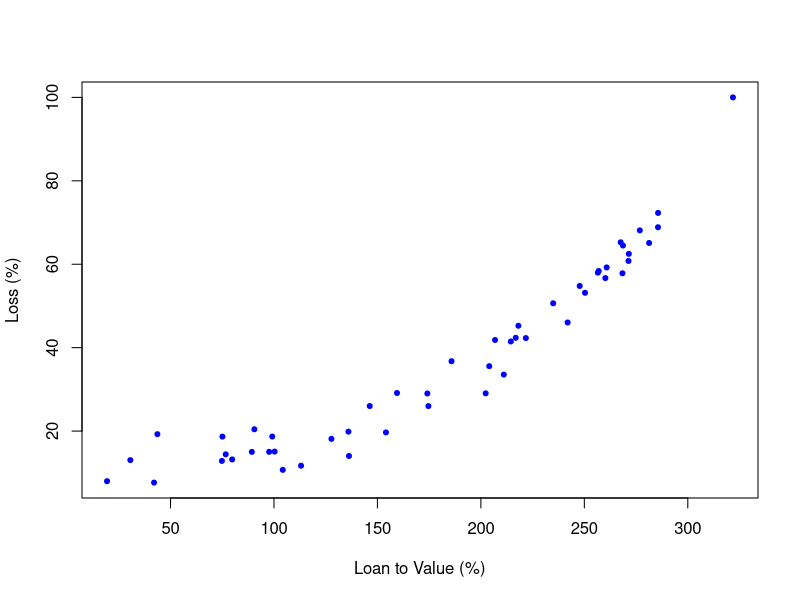

The R script that drew this image:

mydata <- read.csv("BankingCreditProblem.csv") # or add path to where you stored it. use 'getwd()' to know the current directory of you R session.
# you can (and should) use the 'import dataset' function provided by Rstudio, it is much easier !

plot(mydata, col='blue', pch=20, ylab = "Loss (%)", xlab = "Loan to Value (%)")

# (a) With only what we learned today, can you estimate a linear model that would fit the points observed here ?


# (b) can you present it on one figure


# (c) what is the predicted loss value for a LTV of 100% ?


# (d) can we do the same thing without re-inventing the wheel and using lm() function ?